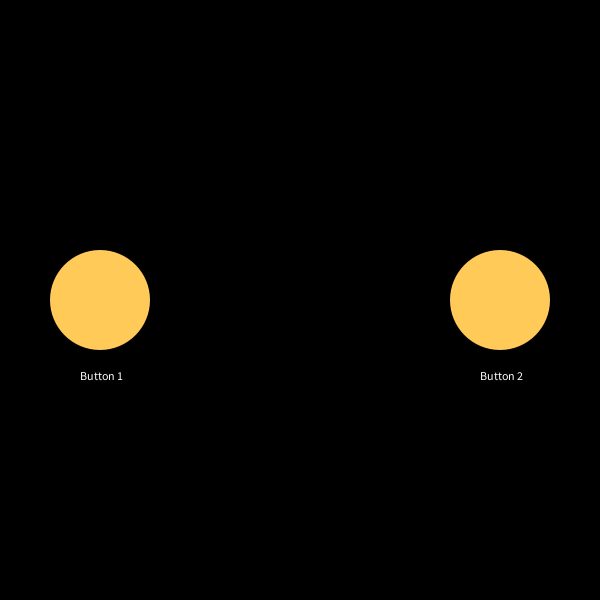
Frame 1 (no input)
Frame 60 (the mouse pressed at the canvas centre just before this capture): identical to frame 1, image omitted
Frame 120 (the mouse held since frame 60 and released just before this capture): identical to frame 1, image omitted

The Processing sketch that drew this single still picture (run headless with seeded random() and noise(); from frame 60 on, the mouse is pressed at the canvas centre):

// Processing sketch: Button
// ── Button.pde
//Use a Rectangle to form a pattern.
//Make the Rectangle go from up to down then begin again.
//Make the Rectangle loop from top to bottom.
// use the mousePressed function to make the rect size grow while you hold the button down.
// use a map to control a shade of the color to be from a range.



int x = 0;
int y = 0;
float SqSize;
float circleSize;
int buttonX, buttonY, buttonSize;
boolean buttonPressed = false;
boolean buttonTwoPressed = false;


void setup() {
  size(600,600);
  background(0);
  SqSize = 30;
  circleSize = 10;
  noStroke();
  buttonX = width/2;
  buttonY = height/2;
  buttonSize = 100;
  fill(255);
  text("Button 1",80,380);
  text("Button 2",480,380);
  fill(#FFCA58);
  ellipse(buttonX-200,buttonY,buttonSize,buttonSize);
  ellipse(buttonX+200,buttonY,buttonSize,buttonSize);

 

}



void draw() {

  if(buttonPressed){
  y+=5;
  translate(x,y); 
  Sq();
 

  
if (y > height) { // make it repeat.
   y= 0;
    x += 20;
 }
  }
  
  if(buttonTwoPressed){
  x+=5;
  translate(x,y); 
  SideSq();
 

  
if (x > width) { // make it repeat.
   x= 0;
    y+= 20;
 }
  }
  
 
  
  
  
  
  
  

}

void Sq(){
   float r = map(x, 0, width, 0, 255); // the control maps for color
   float g = map(y, 0, height, 0, 255);// the control maps for color
   fill(r,g,150);// filling the objects
   rect(x,y,SqSize,SqSize); // the main block
   ellipse(x,y,circleSize,circleSize);//cool cirlce.
   ellipse(x+30,y,circleSize,circleSize);// cool cirlce
  
  
}

void SideSq(){
  
    float r = map(x, 0, width, 0, 255); // the control maps for color
   float g = map(y, 0, height, 0, 255);// the control maps for color
   fill(r,g,150);// filling the objects
   rect(x,y,SqSize,SqSize); // the main block
   ellipse(x,y,circleSize,circleSize);//cool cirlce.
   ellipse(x,y+30,circleSize,circleSize);// cool cirlce
  
  
}


void mousePressed(){
 float distance = dist(mouseX, mouseY, buttonX-200, buttonY);// first button
 float twoButton = dist(mouseX, mouseY, buttonX+200, buttonY); // 2nd button

  if (distance < buttonSize/2) {
    buttonPressed = !buttonPressed; // checking to see if the button is Pressed.
  }
  
  if(twoButton < buttonSize/2){
    
    buttonTwoPressed = !buttonTwoPressed; // checking to see if the button is Pressed.
  }
  
  
  
}
